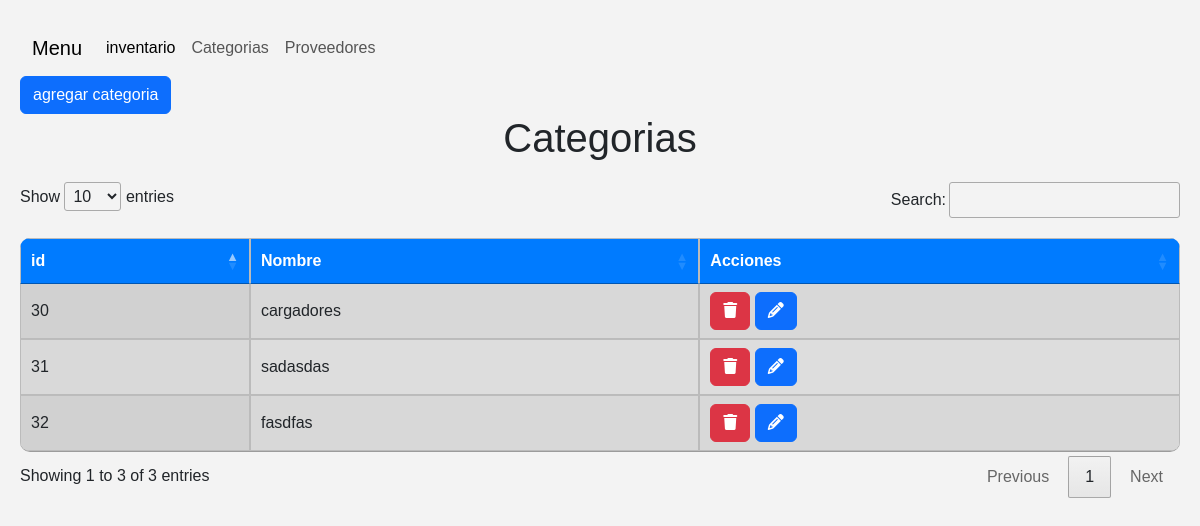
The page /categorys/ on the database as committed earlier.
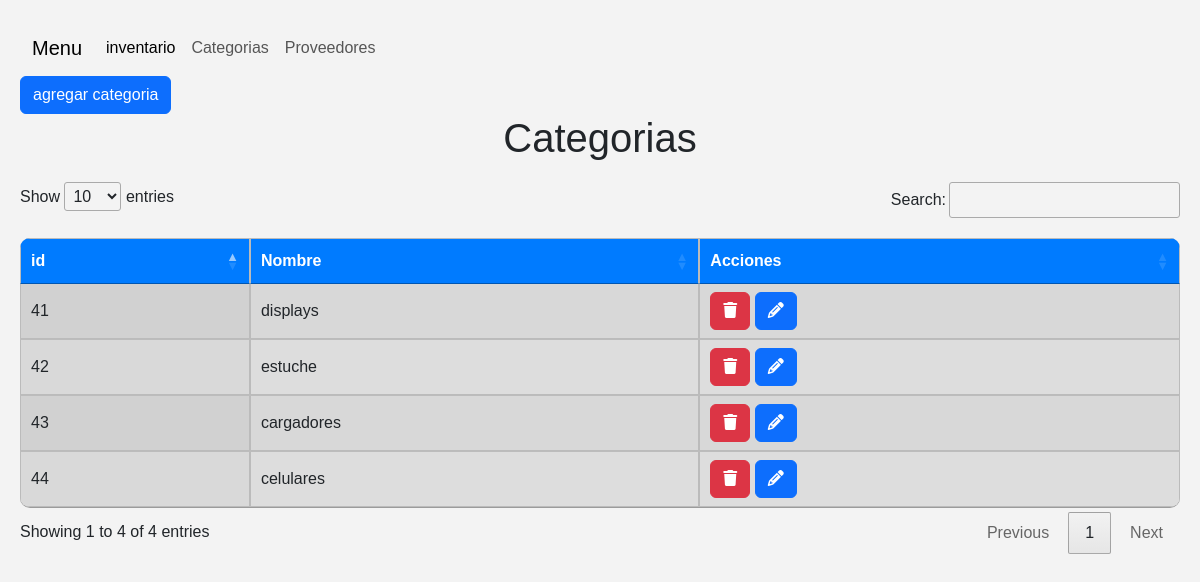
The same page on the database as committed later.
### inventario/models.py (models this page shows)
class Category(models.Model):
    name = models.CharField(max_length=50)
    status = models.BooleanField(default=True)

### inventario/views.py (the view)
# urls.py: path('categorys/', listCategorys, name='listCategorys'),
def listCategorys(request):
        categorys = Category.objects.filter(status=True)
        return render(request,'category.html', {
            'form': CategoryForms,
            'categorys': categorys
        })

### inventario/templates/category.html (shortened to what this page needs)
{% extends 'layout.html' %} {% block content %}
  <button type="button" class="btn btn-primary" data-bs-toggle="modal" data-bs-target="#exampleModal">
    agregar categoria
  </button>
  <h1>Categorias</h1>
    <table id="miTabla" class="display" style="width:100%">
        <thead>
            <tr>
              <th>id</th>
              <th>Nombre</th>
              <th>Acciones</th>
            </tr>
        </thead>
        <tbody>
          {% for category in categorys %}
          <tr>
            <td>{{ category.id }}</td>
            <td>{{ category.name }}</td>
              <form id="delete-form-1" action="{% url 'category_remove' category.id %}" method='POST'>
                <td><button type="button" class="btn btn-danger delete-button" data-form="delete-form-1"><i class="fa-solid fa-trash"></i></button>
              </form>
              <a type="button" class="btn btn-primary" href="{% url 'category_edit' category.id %}"><i class="fa-solid fa-pencil"></i></a>
          </tr>
        {% endfor %}
        </tbody>
    </table>
{% endblock %}

Rows that differ between the two databases and show on the page:
no longer on this page (row edited): Category: id "30", name "cargadores"
no longer on this page (row edited): Category: id "31", name "sadasdas"
no longer on this page (row edited): Category: id "32", name "fasdfas"
added Category: id "41", name "displays"
added Category: id "42", name "estuche"
added Category: id "43", name "cargadores"
added Category: id "44", name "celulares"
Other text that changed with them:
text written by a page script: "Show entries Search: Showing 1 to 3 of 3 entries Previous 1 Next" → "Show entries Search: Showing 1 to 4 of 4 entries Previous 1 Next"
